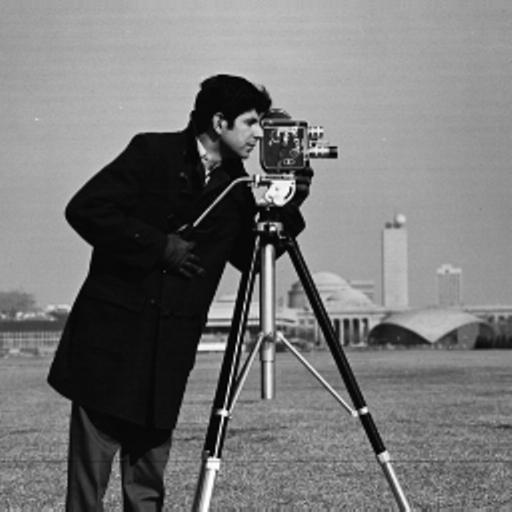
//> input picture Datahiding/Image Source/cameraman＿512x512.bmp, 512 x 512 px; its folder holds 3 pictures in this run
$ ./Datahiding   (built with g++ and OpenCV 4)
//> lines starting //> are read from the running program, lines starting //| are printed output that depends on the picture
#include <iostream>
#include <vector>                           //向量
#include <bitset>                            //位元
#include <random>                        //亂數取值
#include <numeric>                       //使用 iota 函數
#include <direct.h>                        //mkdir 創建資料夾
#include <opencv2/opencv.hpp>   //opencv 影像處理
#include <opencv2/core/utils/logger.hpp>

using namespace std;
using namespace cv;

const int MOD = 251; //mod 值

void Coefficient(int p,int &S, int &a, int &b, int &c)
{    // 建構多項式係數 a、b、c 並嵌入秘密資訊
    if (p < 251)    //case 1
    { // pixel < 251
        a = (S >> 8);   //(S1 S2 S3 S4 S5 S6 S7)
        b = p;
        c = bitset<7>(S >>1).to_ulong(); // S8~S14
        if (a + 128 < 251 && c + 128 < 251)
        { // 公式 2、3
            if (bitset<1>(S).to_ulong() == 1)  a += 128;// S_15 = 1
            if (bitset<1>(S).to_ulong() == 0)  c += 128;// S_15 = 0
        }
    }
    else if (p >= 251)
    {   //case 2
        a = (2 & 0b11) << 6 | (S >> 13) << 4 | (p >> 4) << 0;   // (1 0 S1 S2 p7 p6 p5 p4)
        b = bitset<7>(S >> 4).to_ulong();   //S5 ~ S11
        c = (2 & 0b11) << 6 | (S >> 11) << 4 | bitset<4>(p).to_ulong(); //(1 0 S2 S3 p3 p2 p1 p0)
    }
}

int ModInverse(int a , int m) // 使用歐基里德延伸演算法求模反元素
{ // 找出 x ，使得 (a * x) mod m = 1
    int m_tmp = m, t, q;
    int t0 = 0, t1 = 1;
    while (a > 1)
    { // 使用歐基里德延伸演算法
        q = a / m;  //商
        t = m;
        m = a % m;  //餘數更新為新的 m
        a = t;  //原來的 m 變為新的 a
        t = t0; t0 = t1 - q * t0; t1 = t;
    }
    if (t1 < 0)  t1 += m_tmp; // 確保結果為正數(+ 模數)
    return t1;
}

void Lagrange(const vector<int>& X , const vector<int>& C , int &a , int& b , int& c)
{   // 計算多項式係數
    a = 0, b = 0, c = 0;
    for (int t = 0; t < 3; ++t)
    {
        int L_t = C[t];
        for (int i = 0; i < 3; ++i)
            if (i != t)  //L_t * (X[t] - X[i]) 的模反元素。找出 x ，使得 ((X[t] - X[i] + MOD) % MOD) * x) mod MOD = 1
                L_t = L_t * ModInverse((X[t] - X[i] + MOD) % MOD, MOD) % MOD;

        int current_a = L_t; //x^2 的係數
        // ((-X[(t + 1) % 3] - X[(t + 2) % 3] + 2 * MOD) % MOD)  計算此兩點的負和
        int current_b = L_t * ((-X[(t + 1) % 3] - X[(t + 2) % 3] + 2 * MOD) % MOD) % MOD; //x 係數
        int current_c = L_t * ((X[(t + 1) % 3] * X[(t + 2) % 3]) % MOD) % MOD; //常數係數
        a = (a + current_a) % MOD;
        b = (b + current_b) % MOD;
        c = (c + current_c) % MOD;
    }
}


void Extract(const vector<int>& X , const vector<int>& C , int &P , bitset<15> &S)
{   // 解密、復原提取影像 pixel
    int a, b, c;
    Lagrange(X, C, a, b, c);    // "F(x) = " << a << "x^2 + " << b << "x + " << c << " (mod 251)"
    int a_count = 0,c_count = 0,tmp_a = a,tmp_c = c;
    while(tmp_a > 0 || tmp_c > 0)
    {   //計算a、c的位元數
        if(tmp_a > 0)
        {
            a_count++;
            tmp_a >>= 1;
        }
        if(tmp_c > 0)
        {
            c_count++;
            tmp_c >>= 1;
        }
    }
    if(a_count < 8) {a = bitset<7>(a).to_ulong();a_count = 7;}
    else {a = bitset<8>(a).to_ulong();c_count = 8;}
    if(c_count < 8) {c = bitset<7>(c).to_ullong();c_count = 7;}
    else {c = bitset<8>(c).to_ulong();c_count = 8;}

    int MSB_a = (a >> (a_count - 1));// a7 a6 a5 a4 a3 a2 a1x
    int MSB_c = (c >> (c_count - 1));

    if(MSB_a == 1 && MSB_c == 1)
        P = bitset<8>((a << 4) | c).to_ulong(); //(a3 a2 a1 a0 c3 c2 c1 c0)_2 to int
    else
        P = b;

    if(MSB_a == 0 && MSB_c == 0)
    {   //(a6 a5 a4 a3 a2 a1 a0 c6 c5 c4 c3 c2 c1 c0)_2 to int
        int tmp = bitset<14>((a<<7) | c).to_ulong();
        S = bitset<15>(tmp);
    }
    else if(MSB_a == 1 && MSB_c == 0)
        S = bitset<15>((a << 8) | (c << 1) | ((2 >> 1) & 1));   //(a6 a5 a4 a3 a2 a1 a0 c6 c5 c4 c3 c2 c1 c0 1)_2
    else if(MSB_a == 0 && MSB_c == 1)
        S = bitset<15>((a <<8) | (c << 1) | ((2 >> 2) & 1));    //(a6 a5 a4 a3 a2 a1 a0 c6 c5 c4 c3 c2 c1 c0 0)_2
    else if(MSB_a == 1 && MSB_c == 1)
    {   //(a5 a4 c5 c4 b6 b5 b4 b3 b2 b1 b0)_2
        int tmp = bitset<11>((a << 9) | (c << 7) | b).to_ulong();
        S = bitset<15>(tmp);
    }
}

vector<int> SelectIndexes(int total, int select)
{   // 隨機選取三個不同的分享影像索引
    vector<int> indices(total);
    iota(indices.begin(), indices.end(), 0); //產生連續的值
    //利用 mt19937 標準的隨機數生成器（Mersenne Twister），將 indices 內的元素隨機打亂
    shuffle(indices.begin(), indices.end(), mt19937(random_device()()));
    return vector<int>(indices.begin(), indices.begin() + select); //回傳 3 個影像索引值
}

double PSNR(Mat & I1,Mat& I2)
{
    I1.convertTo(I1,CV_32FC1);
    I2.convertTo(I2,CV_32FC1);
    float MSE = 0.0;
    for(int i = 0; i  < I1.rows; i++)
        for(int j = 0; j < I1.cols; j++)
            MSE += pow(I1.at<float>(i,j) - I2.at<float>(i,j) , 2);

    MSE /= I1.rows * I1.cols;

    I1.convertTo(I1,CV_8UC1);
    I2.convertTo(I2,CV_8UC1);

    double psnr = (10 * log10((255 * 255) / MSE));
    return isinf(psnr) ? 100 : psnr;
}

int main() {
    utils::logging::setLogLevel(utils::logging::LOG_LEVEL_SILENT);
    string Path = "Image Source/*.bmp"; // 存有影像的資料夾路徑
    vector<Mat> Images;                         // 存放讀取影像
    vector<string> ImageName;              //存放讀取影像的名稱
    glob(Path, ImageName, false);                        // 將資料夾路徑下的影像名稱存到 ImageName
    size_t ImagesCount = ImageName.size();      // 影像數量

    for (size_t i = 0; i < ImagesCount; i++)          // 讀取灰階影像
        Images.push_back(imread(ImageName[i], IMREAD_GRAYSCALE));
//> Images[0] is the input picture: 512 rows x 512 cols, CV_8UC1; min 0, max 255, mean 118.3

    for (size_t I_Count = 0; I_Count < ImagesCount; I_Count++)
    {   //從讀取到的第 I_Count 張影像開始處理，直到所有影像處理完成。
        vector<int> X = {60, 80, 100, 40, 50,200};                                                          // 金鑰
        vector<Mat> C;                                                                                              // 初始化分享影像
        int a, b, c, p,Embedded_bits = 0;
        for (int C_Index = 0; C_Index < X.size(); C_Index++)
        {   //根據金鑰數量決定分享影像數量
            Mat Ct = Mat::zeros(Images[I_Count].size(), CV_8UC1);
            C.push_back(Ct);
        }

        for (int i = 0; i < Images[I_Count].rows; ++i) // 對每個像素值加密、嵌入隱藏資料
            for (int j = 0; j < Images[I_Count].cols; ++j)
            {   // 加密與嵌入 step1
                p = Images[I_Count].at<uchar>(i, j); // 提取像素值
                if(p < 251) Embedded_bits+=15;//有嵌入隱藏資訊的像素值
                //else if(p >= 251) cout<<I_Count<<" "<<(i,j)<<" "<<p<<endl;
                int S;
                if ((j + 1) % 2 == 1) S = 4094;
                else if ((j + 1) % 2 == 0) S = 3237;
                Coefficient(p, S, a, b, c);//得到 a、b、c 值
                // y ^ t (i,j) = a X_t^2 + b X_t + c (mod 251)
                for (int t = 0; t < X.size(); t++)               // 加密與嵌入 step 2，獲得 n 個加密後的像素值
                    C[t].at<uchar>(i, j) = (a * X[t] * X[t] + b * X[t] + c) % MOD;
            }

        size_t pos1 = ImageName[I_Count].find_last_of("\\");                //字串路徑名稱 "\" 的位置
        size_t pos2 = ImageName[I_Count].find_last_of(".");                 //字串路徑名稱 "." 的位置
        size_t pos3 = ImageName[I_Count].find_last_of("_" , pos2);     //字串路徑名稱在 "." 之前的最後一個 "_" 的位置
        string FileName = ImageName[I_Count].substr(pos1 + 1 , pos3 - pos1 - 1);    //取出子字串

        mkdir(FileName.c_str());                                                              //創建資料夾
        for (int C_Count = 0; C_Count < C.size(); C_Count++)   // 保存分享影像 C ^ t
            imwrite(FileName + "\\" + "shared " + FileName + " " + to_string(C_Count + 1) + ".bmp", C[C_Count]);

        cout<<FileName + " Embedded Bits : " << Embedded_bits  <<endl;//嵌入量
        cout<<FileName + " Embedded Rate : " << (double)(Embedded_bits ) / (Images[I_Count].rows * Images[I_Count].cols * 3)<<endl;//嵌入率

        Mat M = Mat::zeros(Images[I_Count].size(), CV_8UC1); // 提取還原影像
        bitset<15> Si;
        vector<bitset<15>> Data;
        vector<int> RIndexes = SelectIndexes(X.size(), 3); // 隨機選取三個不同的分享影像索引
        int P;  //pixel
        cout<<"Select Shared Image Index : "<<RIndexes[0] + 1<<" "<<RIndexes[1] + 1<<" "<<RIndexes[2] + 1<<endl; //3 個影像索引
        for (int i = 0; i < Images[I_Count].rows; ++i)      //對每一像素值進行解密和提取原始影像像素值
            for (int j = 0; j < Images[I_Count].cols; ++j)
            {
                // 取得任意 3 張分享影像像素值
                vector<int> C_p = {C[RIndexes[0]].at<uchar>(i, j), // RIndexes 值不重複
                                                C[RIndexes[1]].at<uchar>(i, j),
                                                C[RIndexes[2]].at<uchar>(i, j)};
                //任意 3 張分享影像像素值與對應的 X 金鑰
                Extract({X[RIndexes[0]] , X[RIndexes[1]] , X[RIndexes[2]]} , C_p , P , Si);
                M.at<uchar>(i, j) = P;      // 提取像素值
                Data.push_back(Si);        // 提取隱藏資料 S
            }

        cout <<"Hiding Data_(2) : "<< Data[0] << " " << Data[1] << endl;//2進位的隱藏資料
        cout <<"Hiding Data_(10) : " << Data[0].to_ulong() << " " << Data[1].to_ulong() << endl;//10進位的隱藏資料
        imwrite(FileName + "\\" + "get " + FileName + ".bmp", M);
        cout<<"PSNR of " + FileName + "_512x512.bmp and Recovered " + FileName + ".bmp = ";
        cout<<PSNR(Images[I_Count],M)<<"%"<<endl<<endl;
        imshow("Original",Images[I_Count]);
        imshow("Extract", M);
        waitKey(0);
    }
//> this loop made 3 passes
//> (p, Embedded_bits) on passes 1 to 3: (111, 3930840), (167, 3932160), (69, 3921975)
//> pass 2, in PSNR (call 2), `I1.convertTo(I1,CV_32FC1);`:
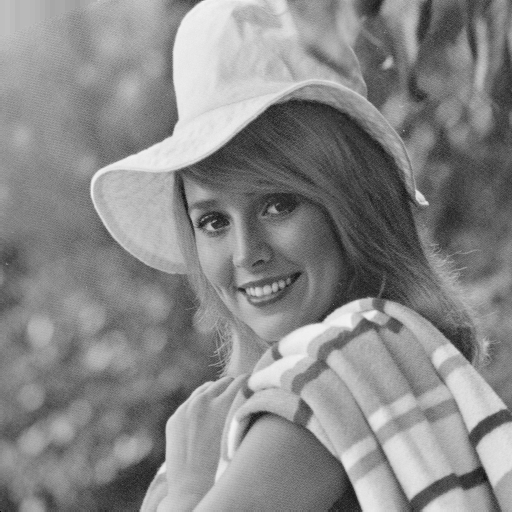
//> I1: 512 rows x 512 cols, CV_32FC1; min 0, max 243, mean 136.4
//> pass 3, in PSNR (call 3), `I1.convertTo(I1,CV_32FC1);`:
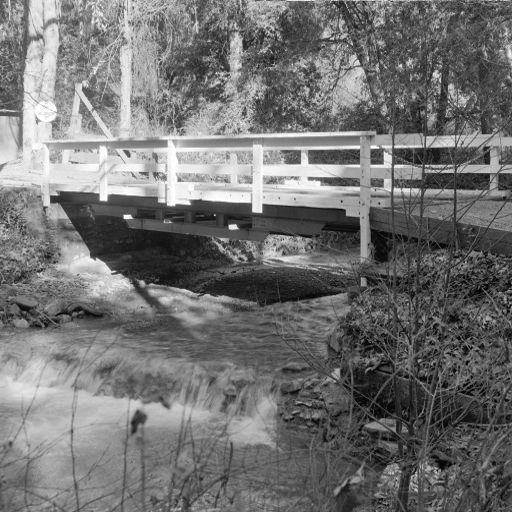
//> I1: 512 rows x 512 cols, CV_32FC1; min 0, max 255, mean 114.1
    return 0;
}
